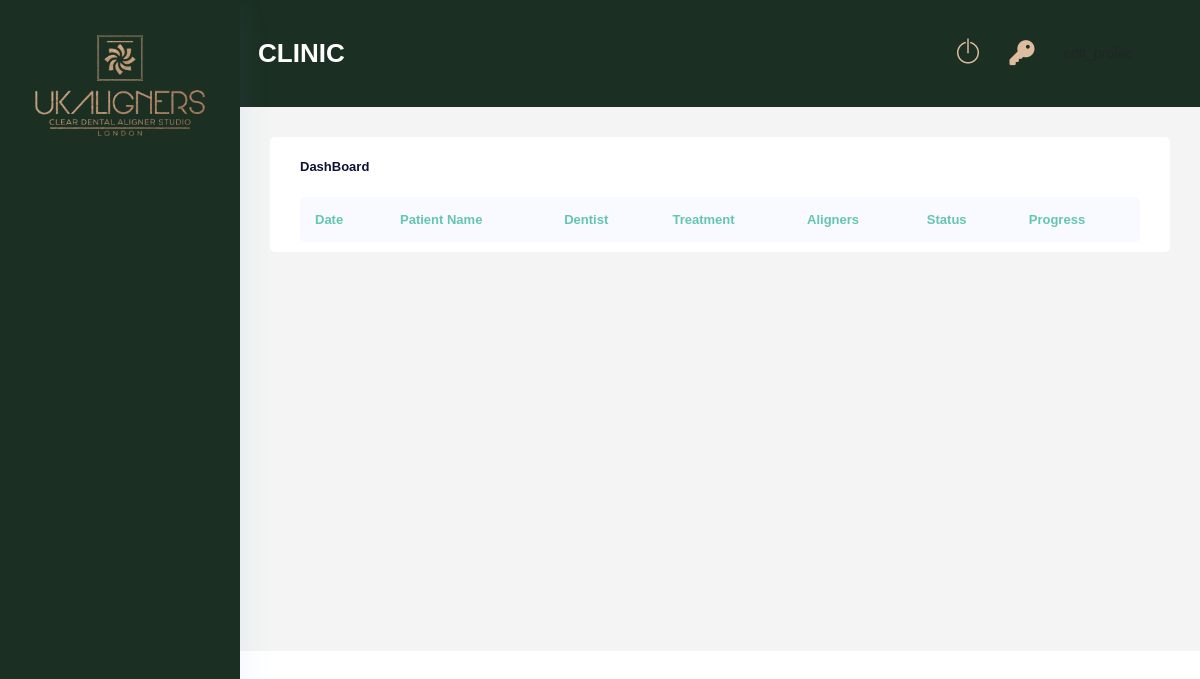
/clinic/dashboard/ (signed in), run on an earlier commit of the app's database.
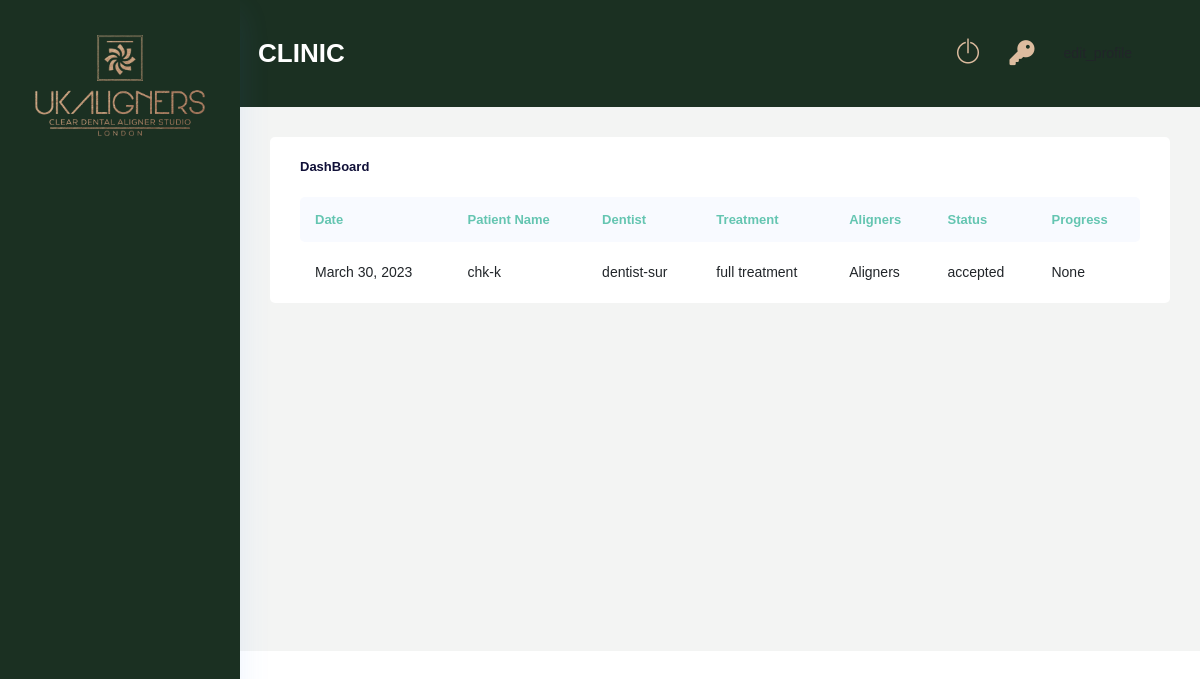
And on a later commit of the database.
### Case/models.py (models this page shows, shortened)
class Case(models.Model):
    GENDER_CHOICES = (
        ("male","male"),
        ("female","female"),
        ("other","other")
        )
    ORTHODONTIC_CHOICES = (
        ("yes","yes"),
        ("no","no")
        )
    TREATMENT_REQUIRED_CHOICES = (
        ("full treatment","full treatment"),
        ("continuation","continuation"),
        ("refinement","refinement"),
        ("retainer","retainer")
    )
    OPTIONAL_TREATMENT = (
        ("replacement","replacement"),
        ("mouthguard","mouthguard"),
        ("smile design","smile design")
    )
    SECTION_CHOICES = (
        ("both arches","both arches"),
        ("upper only","upper only"),
        ("lower only","lower only")
    )
    TREATMENT_CHOICES = (
        ("essential","essential"),
        ("advance","advance"),
        ("comprehensive","comprehensive")
    )
    clinic                          = models.ForeignKey(Clinic, on_delete=models.DO_NOTHING,null=True,blank=True)
    dentist                         = models.ForeignKey(Dentist, on_delete=models.DO_NOTHING, null=True, blank=True)
    saloon_owner                    = models.ForeignKey(Saloon_owner, on_delete=models.DO_NOTHING, null=True, blank=True)
    saloon                          = models.ForeignKey(Saloon, on_delete=models.DO_NOTHING, null=True, blank=True)
    name                            = models.CharField(max_length=250)
    surname                         = models.CharField(max_length=250,null=True, blank=True)
    gender                          = models.CharField(max_length=50,choices=GENDER_CHOICES)
    age                             = models.IntegerField(null=True, blank=True)
    treatment_required              = models.CharField(max_length=100,choices=TREATMENT_REQUIRED_CHOICES)
    optional_treatment              = models.CharField(max_length=100,choices=OPTIONAL_TREATMENT, null=True, blank=True)
    orthodontic_treatment_past      = models.CharField(max_length=10,null=True, blank=True, choices=ORTHODONTIC_CHOICES)
    section                         = models.CharField(max_length=250,null=True, blank=True, choices=SECTION_CHOICES)
    treatment_type                  = models.CharField(max_length=250,null=True, blank=True, choices=TREATMENT_CHOICES)
    upper_jaw                       = models.FileField(upload_to="upper_jaws",null=True, blank=True)
    lower_jaw                       = models.FileField(upload_to="lower_jaws",null=True, blank=True)
    rquest_collection               = models.BooleanField(default=False)
    additional_information          = models.TextField(null=True, blank=True)
    planner                         = models.ForeignKey(Planner,on_delete=models.DO_NOTHING, null=True, blank=True)
    technician                      = models.ForeignKey(Technician,on_delete=models.DO_NOTHING, null=True, blank=True)
    status                          = models.CharField(max_length=250, default="new", null=True, blank=True)
    ortho_id                        = models.CharField(max_length=255, null=True, blank=True)
    aligners_upper                  = models.IntegerField(null=True, blank=True)
    aligners_lower                  = models.IntegerField(null=True, blank=True)
    retainer_upper                  = models.IntegerField(null=True, blank=True)
    retainer_lower                  = models.IntegerField(null=True, blank=True)
    treatment_plan_upper            = models.IntegerField(null=True, blank=True)
    treatment_plan_lower            = models.IntegerField(null=True, blank=True)
    duration                        = models.IntegerField(null=True, blank=True)
    progress                        = models.CharField(max_length=255, null=True, blank=True)
    created_at                      = models.DateField(auto_now_add=True, null=True)
    fee_cleared                     = models.BooleanField(default=False)
    totel_fee                       = models.FloatField(default=0.0,null=True,blank=True)
    manager_paid                    = models.BooleanField(default=False)
    planner_paid                    = models.BooleanField(default=False)
    technician_paid                 = models.BooleanField(default=False)
    refinement                      = models.IntegerField(default=0)
    class Meta:
        verbose_name_plural = "Cases"

### DentistRoll/models.py (models this page shows)
class Dentist(models.Model):
    user                    = models.OneToOneField(Users, on_delete=models.CASCADE)
    surname                 = models.CharField(max_length=150,null=True,blank=True)
    number                  = models.CharField(max_length=150,null=True,blank=True)
    clinic                  = models.ManyToManyField(Clinic)
    manager                 = models.ForeignKey(Manager, on_delete=models.DO_NOTHING, null=True, blank=True)
    discount                = models.IntegerField(null=True, blank=True)
    class Meta:
        verbose_name_plural = "Dentists"
    def __str__(self):
        return self.user.username

### Users/models.py (models this page shows, shortened)
class Account(AbstractBaseUser):
    email 					= models.EmailField(verbose_name="email", max_length=60, unique=True)
    username 				= models.CharField(max_length=130)
    date_joined				= models.DateTimeField(verbose_name='date joined', auto_now_add=True)
    last_login				= models.DateTimeField(verbose_name='last login', auto_now=True)
    is_active				= models.BooleanField(default=True)
    is_staff				= models.BooleanField(default=False)
    is_superuser			= models.BooleanField(default=False)
    is_admin				= models.BooleanField(default=False)
    is_manager   			= models.BooleanField(default=False)
    is_planner   			= models.BooleanField(default=False)
    is_technician   		= models.BooleanField(default=False)
    is_dentist      		= models.BooleanField(default=False)
    is_salon           		= models.BooleanField(default=False)
    is_individual     		= models.BooleanField(default=False)
    is_clinic        		= models.BooleanField(default=False)
    hide_email				= models.BooleanField(default=True)
    USERNAME_FIELD = 'email'
    REQUIRED_FIELDS = ['username']
    objects = MyAccountManager()

### ClinicRoll/views.py (the view)
# urls.py: path('dashboard/',views.clinic_dashboard, name='clinic_dashboard'),
@login_required(login_url='login')
def clinic_dashboard(request):
    clinic = Clinic.objects.get(user=request.user)
    case_list = Case.objects.filter(clinic=clinic)
    context = {
        'case_list':case_list
    }
    return render(request,'clinicRoll/dashboard.html',context)

### ClinicRoll/models.py (called while the page is built)
    def __str__(self):
        return self.user.username

### ClinicRoll/templates/clinicRoll/dashboard.html (shortened to what this page needs)
{% extends 'base.html' %}
{% load static %}
{% block content %}
<div class="main_content_iner ">
    <div class="container-fluid p-0">
        <div class="row justify-content-center">
            <div class="col-lg-12">
                <div class="white_card card_height_100 mb_30">
                    <div class="white_card_header">
                        <div class="box_header m-0">
                            <div class="main-title">
                                <h3 class="m-0">DashBoard</h3>
                            </div>
                        </div>
                    </div>
                    <div class="white_card ">
                        <div class="QA_section plr_30">
                            <div class="QA_table mb_30">
                                <table class="table lms_table_active ">
                                    <thead>
                                        <tr>
                                            <th scope="col">Date</th>
                                            <th scope="col">Patient Name</th>
                                            <th scope="col">Dentist</th>
                                            <th scope="col">Treatment</th>
                                            <th scope="col">Aligners</th>
                                            <th scope="col">Status</th>
                                            <th scope="col">Progress</th>
                                        </tr>
                                    </thead>
                                    <tbody>
                                        {% for case in case_list %}
                                        {% if case.status == 'new' %}
                                        <tr class="new-case-tr">
                                        {% else %}
                                        <tr>
                                        {% endif %}
                                            <td>{{ case.created_at }}</td>
                                            <td>
                                                <div class="custom_tooltip">
                                                    {{ case.name }}-{{ case.surname }}
                                                  </div>
                                            </td>
                                            <td>
                                                <div class="custom_tooltip">{{ case.dentist }}-{{ case.dentist.surname }}
                                                  </div>
                                            </td>
                                            <td>
                                                <div class="custom_tooltip">{{ case.treatment_required }}
                                                  </div>
                                            </td>
                                            <td>
                                                <div class="custom_tooltip">Aligners
                                                  </div>
                                            </td>
                                            <td>{{ case.status }}</td>
                                            <td>{{ case.progress }}</td>
                                        </tr>
                                        {% endfor %}
                                    </tbody>
                                </table>
                            </div>
                        </div>
                    </div>
                </div>
            </div>
        </div>
    </div>
</div>
{% endblock %}

What changed in the data, as far as the page shows it:
added Case: created_at "March 30, 2023", name "chk", surname "k", dentist "dentist", dentist.surname "sur", treatment_required "full treatment", status "accepted", progress "None"
